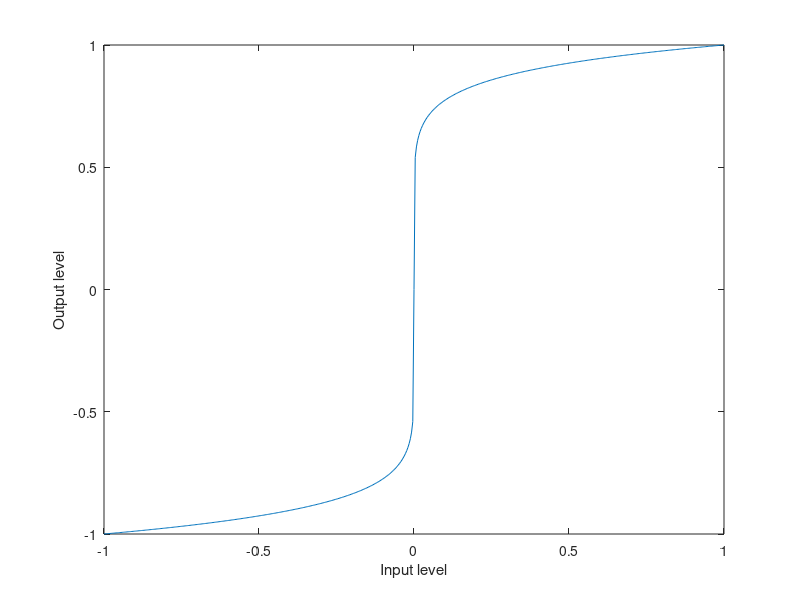

The MATLAB script that drew this image: (Note: this script raises an error after producing the figure.)
%%%%%%%%%%
 % @file distortion.m
 % @author Parthiv Krishna
 % @brief Script to generate, test, and visualize distortion array
 % 
 % Creates a distortion array with a given function mapping and
 % outputs the result to distortion_array.h.
 % 
 %%%%%%%%%

filename = "sandman";

% Waveshaping distortion

distortion_arr_len = (2^9) + 1;
distortion_in = linspace(-1, 1, distortion_arr_len);

% Choose function for waveshape
distortion_out = sign(distortion_in) .* abs(distortion_in).^(1/9);
% distortion_out = tanh(pi * distortion_in);

% Plot distortion curve
figure(1);
plot(distortion_in, distortion_out);
xlabel("Input level");
ylabel("Output level");
xline(0);
yline(0);
title("Distortion Curve");

% Plot distorted sine
t_sin = (1:20000)/1000;
y_sin = sin(t_sin);

idx_sin = int32((y_sin + 1) * distortion_arr_len / 2) + 1;
idx_sin(idx_sin > distortion_arr_len) = distortion_arr_len;
y_sin_dist = distortion_out(idx_sin);

figure(2);
hold on;
plot(t_sin, y_sin);
plot(t_sin, y_sin_dist);
legend("Input", "Output");
title("Sample distorted sine wave");
hold off;

% Apply distortion to sample audio
[y, fs] = audioread(filename + ".wav");
y = y / max(abs(y));
t = (1:size(y)) / fs;

idx = int32((y + 1) * distortion_arr_len / 2) + 1;
idx(idx > distortion_arr_len) = distortion_arr_len;
y_dist = distortion_out(idx);

audiowrite(filename + "_dist.wav", y_dist, fs);

% Generate distortion_array.h
fileID = fopen("distortion_array.h", "w+");

fprintf(fileID, '// autogenerated by Matlab\n');
fprintf(fileID, '// see matlab/distortion/distortion.m\n');

fprintf(fileID, '#ifndef DISTORTION_ARRAY_H\n');
fprintf(fileID, '#define DISTORTION_ARRAY_H\n\n');

fprintf(fileID, '#define DISTORTION_ARR_LEN %d\n', distortion_arr_len);
fprintf(fileID, 'float DISTORTION_ARR[DISTORTION_ARR_LEN] = {\n');

repeat_str = '    %12.8f, %12.8f, %12.8f, %12.8f, %12.8f, %12.8f, %12.8f, %12.8f,\n';
num_repeats = int32(numel(distortion_out)/8);
fmt = [repmat(repeat_str, 1, num_repeats)];
fprintf(fileID, fmt, distortion_out);

repeat_str2 = '%12.8f, ';
num_remaining = numel(distortion_out) - num_repeats*8 - 1;
fmt2 = ['    ' repmat(repeat_str2, 1, num_remaining) '\n};\n'];
fprintf(fileID, fmt2, distortion_out((num_repeats * 8 + 1 + 1):end));
fprintf(fileID, '\n#endif // DISTORTION_ARRAY_H\n');

fclose(fileID);